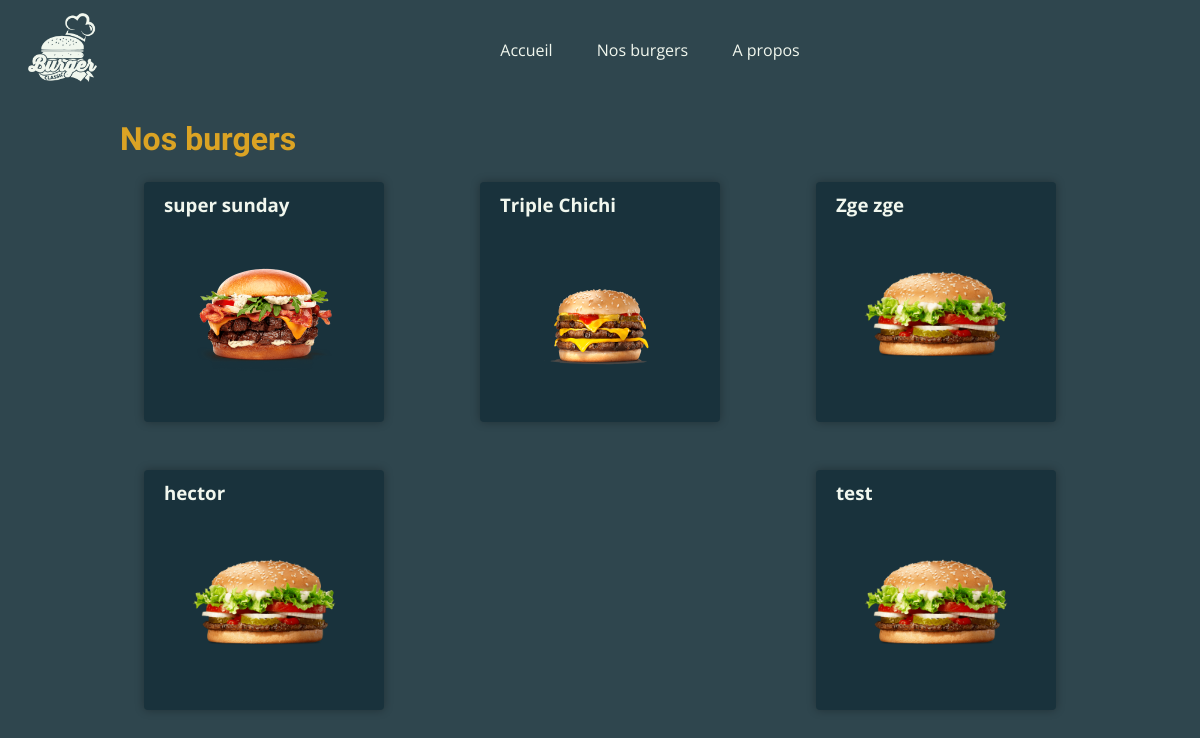
Page /burgers.php on the committed database.
### tables this page shows
CREATE TABLE IF NOT EXISTS `burgers` (
  `id` int(11) NOT NULL AUTO_INCREMENT,
  `name` varchar(60) NOT NULL,
  `price` decimal(4,2) NOT NULL,
  `description` text NOT NULL,
  `image` varchar(255) DEFAULT NULL,
  PRIMARY KEY (`id`)
);

### includes/functions.php (called while the page is built, shortened)
<?php
function chargerClasse(string $classe) {
    $classe=str_replace('\\','/',$classe);
}
?>

### class/BurgerManager.php (called while the page is built, shortened)
<?php
class BurgerManager {
    public $bdd;
    public function setBdd($bdd) {
        $this->bdd = $bdd;
    }
    public function getAllBurgers() {
        $getAllBurgers = $this->bdd->query("select * from burgers");
        return $getAllBurgers->fetchAll(PDO::FETCH_ASSOC);
    }
}
?>

### burgers.php (the view)
<?php
include_once("includes/header.php");
?>
<div class="wrapper">
    <h1 class="title">Nos burgers</h1>
    <div class="burgers-list">
       <?php foreach($burgerManager->getAllBurgers() as $burger): ?>
            <div class="burger-item">
        <a href="burger.php?id=<?= $burger['id']; ?>">
                <h3><?= $burger['name']; ?></h3>
                <img src="<?= $burger['image'] ?>" alt="<?= $burger['name']; ?>">
        </a>
            </div>
        <?php endforeach; ?>
    </div>
</div>
<?php
include_once("includes/footer.php");
?>

### includes/header.php (shortened to what this page needs)
<?php
require_once 'functions.php';
$db = new Database();
$bdd = $db->getConnexion();
$burgerManager = new BurgerManager($bdd);
?>
<!DOCTYPE html>
<html>
    <head>
        <link rel="stylesheet" href="css/style.css">
    </head>
    <body>
        <header>
            <div class="logo">
                <a href="index.php"><img src="images/logos/logo_white.png" alt="O'Burger" id="logo"></a>
            </div>
            <nav>
                <ul>
                    <a href="index.php"><li>Accueil</li></a>
                    <a href="burgers.php"><li>Nos burgers</li></a>
                    <a href=""><li>A propos</li></a>
                </ul>
            </nav>
        </header>

### css/style.css (style rules this page uses)
:root { --dark_grey: #19323C; --grey: #2F464E; --yellow: #DBA324; --white: #F1F7EE; }
*, html, body { font-family: 'Kaushan Script', cursive; font-family: 'Open Sans', sans-serif; margin: 0; padding: 0; }
body { background-color: var(--grey); font-weight: normal; }
a { text-decoration: none; color: inherit; }
div.wrapper { width: 80vw; margin: 0 auto; margin-top: 20px; }
h1.title { color: var(--yellow); font-family: 'Kaushan Script', cursive; margin-left: 100pxs; }
header { height: 100px; width: 100%; }
header div.logo img { float: left; width: 75px; line-height: 100px; margin-top: 10px; margin-left: 25px; transition: 0.5s ease; }
header nav ul { list-style: none; text-align: center; line-height: 100px; cursor: default; }
header nav ul li { transition: 0.5s ease; display: inline-block; color: var(--white); padding: 0 20px; }
div.burgers-list { display: flex; flex-wrap: wrap; align-items: center; justify-content: space-between; width: 80vw; }
div.burgers-list div.burger-item { flex: 0 1 20vw; height: 20vw; margin: 2vw; background-color: var(--dark_grey); box-shadow: 0 0 10px rgba(0, 0, 0, 0.3); border-radius: 4px; text-align: center; }
div.burgers-list div.burger-item h3 { color: var(--white); padding: 10px 20px; text-align: left; }
div.burgers-list div.burger-item img { width: 150px; text-align: center; line-height: 240px; }

### rows in the picture
burgers: name "super sunday", image (picture)
burgers: name "Triple Chichi", image (picture)
burgers: name "Zge zge", image (picture)
burgers: name "hector", image+name (picture)
burgers: name "test", image+name (picture)
